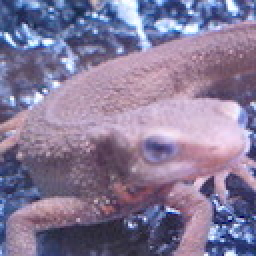
#> input picture questions/Question_21_30/imori.jpg, 128 x 128 px, found by its file name (shown 2 times larger)
$ python Q34-HighPassFourier.py
#> lines starting #> are read from the running program, lines starting #| are printed output that depends on the picture; after the words box and inside, x2 and y2 are one past the last pixel; in counts of white or black regions, pixels touching at a corner belong together
# %% import
import cv2
from PIL import Image
import numpy as np

# %% load original image
img = Image.open("../../ImageProcessing100Wen/Question_21_30/imori.jpg")
#> img is the input picture: PIL image 128x128 RGB; mean R, G, B 134.1, 121.8, 152.8
img_arr = np.array(img)
img_gs = cv2.cvtColor(img_arr, cv2.COLOR_RGB2GRAY)
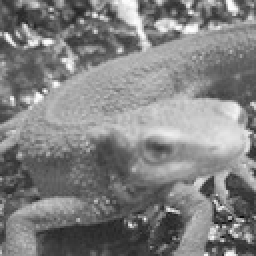
#> img_gs: shape (128, 128) (shown 2 times larger); min 11, max 254, mean 129
print(img_gs.shape)
#| (128, 128)

# %%
def high_pass_transform(img, mask_ratio=(0.2, 0.2), mode="rgb"):
    # generate high pass filter
#> called with mask_ratio = (0.2, 0.2), mode = 'gs'
    mask_size = [int(img.shape[i] * mask_ratio[i]) for i in range(2)]
#> mask_size = [25, 25]
    se = cv2.getStructuringElement(cv2.MORPH_ELLIPSE, mask_size)
    pad_size = ((int((img.shape[0] - mask_size[0]) // 2),
                img.shape[0] - int((img.shape[0] - mask_size[0]) // 2) - mask_size[0]),
                (int((img.shape[1] - mask_size[1]) // 2),
                img.shape[1] - int((img.shape[1] - mask_size[1]) // 2) - mask_size[1]))
#> pad_size = ((51, 52), (51, 52))
    mask = 1 - np.pad(se, pad_size)
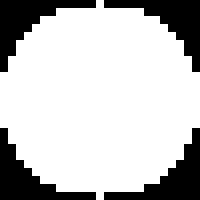
#> se: shape (25, 25) (shown 8 times larger); values 0 (black) and 1 (white), 76.3% white; 4 black regions, box (x1, y1, x2, y2) and area: (0, 0, 12, 9) 37, (13, 0, 25, 9) 37, (0, 16, 12, 25) 37, (13, 16, 25, 25) 37

    if mode == "rgb":
        img_inv = np.zeros_like(img)
        for i in range(3):
            # fft
            fft = np.fft.fft2(img[:, :, i])
            fft_shift = np.fft.fftshift(fft)

            # filter operation
            fft_high = fft_shift * mask

            # ifft
            ishift = np.fft.ifftshift(fft_high)  #将零频率分量还原      (ishift == f).sum() = 512*512
            iimg = np.fft.ifft2(ishift)  #逆傅里叶变换,变换后的结果还是一个复数数组
            img_inv[:, :, i] = np.abs(iimg)    #将复数数组转换到[0,256]灰度区间内
    else:
        # fft
        fft = np.fft.fft2(img)
        fft_shift = np.fft.fftshift(fft)

        # filter operation
        fft_low = fft_shift * mask

        # ifft
        ishift = np.fft.ifftshift(fft_low)  #将零频率分量还原      (ishift == f).sum() = 512*512
        iimg = np.fft.ifft2(ishift)  #逆傅里叶变换,变换后的结果还是一个复数数组
        img_inv = np.abs(iimg)    #将复数数组转换到[0,256]灰度区间内
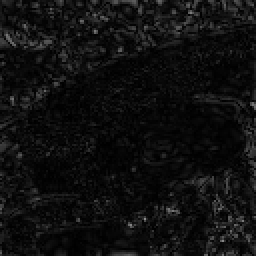
#> img_inv: shape (128, 128) float64 (shown 2 times larger); min 0.169, max 139, mean 15.9

    return img_inv

# %%
i = high_pass_transform(img_gs, mode="gs")
# %%
